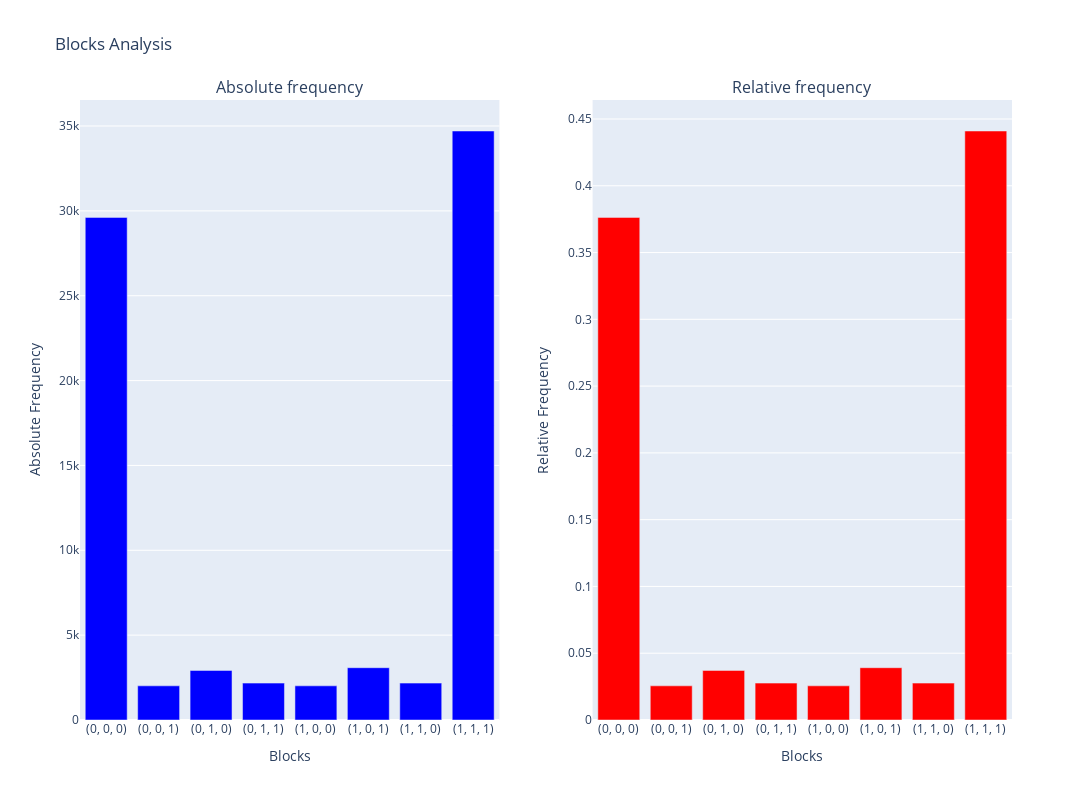

The cell this chart's notebook holds for it:
### Code cell
frequencies_df = test.compute_blocks_frequencies()
plot_block_frequencies(frequencies_df)

### Figure 1 — Plotly figure (JSON) as saved in the notebook; plotly's stock layout.template omitted (floating-point values rounded to 4 significant figures)
{"data": [{"marker": {"color": "blue"}, "name": "Absolute frequency", "type": "bar", "x": ["(0, 0, 0)", "(0, 0, 1)", "(0, 1, 0)", "(0, 1, 1)", "(1, 0, 0)", "(1, 0, 1)", "(1, 1, 0)", "(1, 1, 1)"], "xaxis": "x", "y": [29617, 2013, 2921, 2174, 2013, 3081, 2174, 34707], "yaxis": "y"}, {"marker": {"color": "red"}, "name": "Relative frequency", "type": "bar", "x": ["(0, 0, 0)", "(0, 0, 1)", "(0, 1, 0)", "(0, 1, 1)", "(1, 0, 0)", "(1, 0, 1)", "(1, 1, 0)", "(1, 1, 1)"], "xaxis": "x2", "y": [0.3763, 0.02558, 0.03712, 0.02762, 0.02558, 0.03915, 0.02762, 0.441], "yaxis": "y2"}], "layout": {"annotations": [{"font": {"size": 16}, "showarrow": false, "text": "Absolute frequency", "x": 0.225, "xanchor": "center", "xref": "paper", "y": 1, "yanchor": "bottom", "yref": "paper"}, {"font": {"size": 16}, "showarrow": false, "text": "Relative frequency", "x": 0.775, "xanchor": "center", "xref": "paper", "y": 1, "yanchor": "bottom", "yref": "paper"}], "height": 800, "showlegend": false, "title": {"text": "Blocks Analysis"}, "width": 1500, "xaxis": {"anchor": "y", "domain": [0, 0.45], "title": {"text": "Blocks"}}, "xaxis2": {"anchor": "y2", "domain": [0.55, 1], "title": {"text": "Blocks"}}, "yaxis": {"anchor": "x", "domain": [0, 1], "title": {"text": "Absolute Frequency"}}, "yaxis2": {"anchor": "x2", "domain": [0, 1], "title": {"text": "Relative Frequency"}}}}
